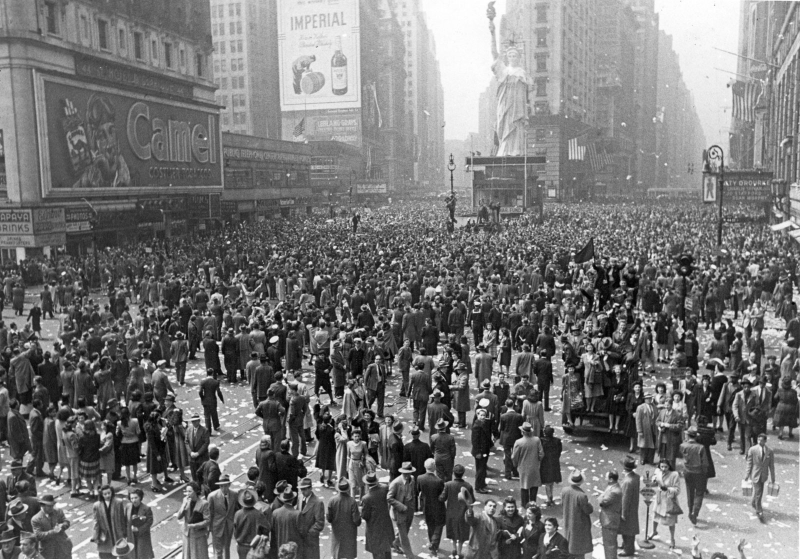
#> input picture People-Times-Square-New-York-City-May-8-1945.jpg, 1600 x 1118 px (shown at 1/2 size)
$ python testprint.py
#> lines starting #> are read from the running program, lines starting #| are printed output that depends on the picture; after the words box and inside, x2 and y2 are one past the last pixel; in counts of white or black regions, pixels touching at a corner belong together
# [37 lines of commented-out code are left out]

import cv2
import numpy as np

img = cv2.pyrDown(
    cv2.imread('People-Times-Square-New-York-City-May-8-1945.jpg',
               cv2.IMREAD_UNCHANGED))
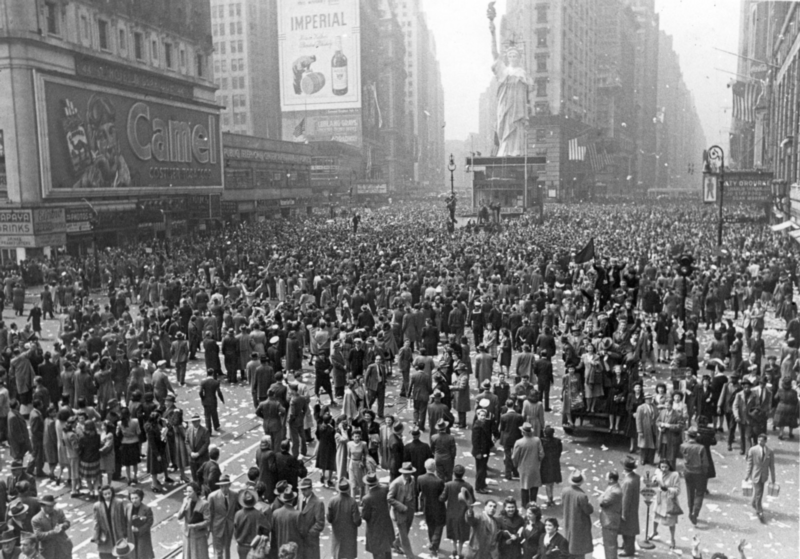
#> img: shape (559, 800, 3); min 1, max 255, mean 117

ret, threshed_img = cv2.threshold(cv2.cvtColor(img, cv2.COLOR_BGR2GRAY), 127,
                                  255, cv2.THRESH_BINARY)
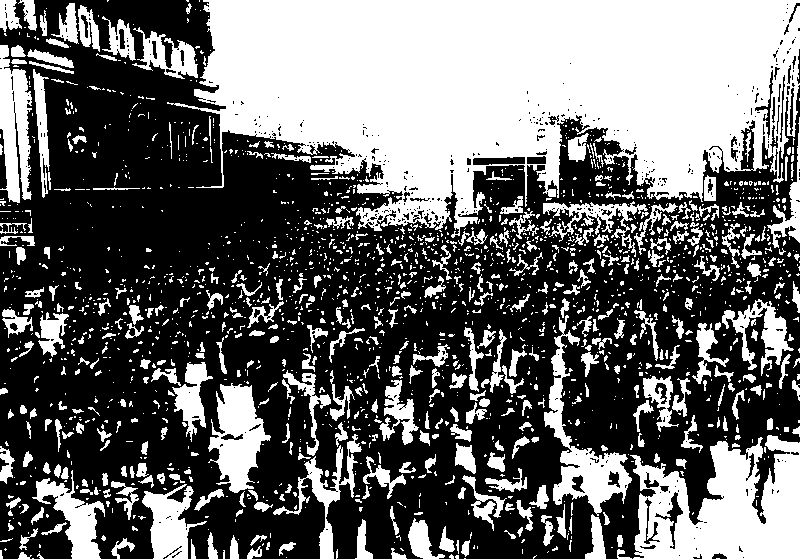
#> threshed_img: shape (559, 800); 41.3% white; 1949 white regions (1499 under 20 px)

contours, hier = cv2.findContours(threshed_img, cv2.RETR_TREE,
                                  cv2.CHAIN_APPROX_SIMPLE)
#> contours = 2524 contours, 2167 with area under 20; largest, box (x1, y1, x2, y2) and area: (167, 0, 800, 238) 98452, (630, 435, 800, 559) 14212, (544, 315, 632, 516) 4208, (208, 383, 271, 493) 3704, (0, 45, 32, 203) 3100

for c in contours:
    x, y, w, h = cv2.boundingRect(c)
    cv2.rectangle(img, (x, y), (x + w, y + h), (0, 255, 0), 2)

    rect = cv2.minAreaRect(c)
    box = cv2.boxPoints(rect)
    box = np.int0(box)
    cv2.drawContours(img, [box], 0, (0, 0, 255))

    (x, y), radius = cv2.minEnclosingCircle(c)
    center = (int(x), int(y))
    radius = int(radius)
    img = cv2.circle(img, center, radius, (255, 0, 0), 2)
#> this loop made 2524 passes
#> (w, h, rect, box, radius, center) on passes 1, 5, 6: (4, 1, ((717.5, 558), (0, 3), -90), [[719, 558], [716, 558], [716, 558], [719, 558]], 1, (717, 558)), (4, 4, ((534.2, 556.2), (4.24, 0.707), -45), [[533, 558], [532, 557], [535, 554], [536, 555]], 2, (534, 556)), (4, 4, ((456.5, 556.5), (3, 3), -90), [[458, 558], [455, 558], [455, 555], [458, 555]], 1, (456, 556))
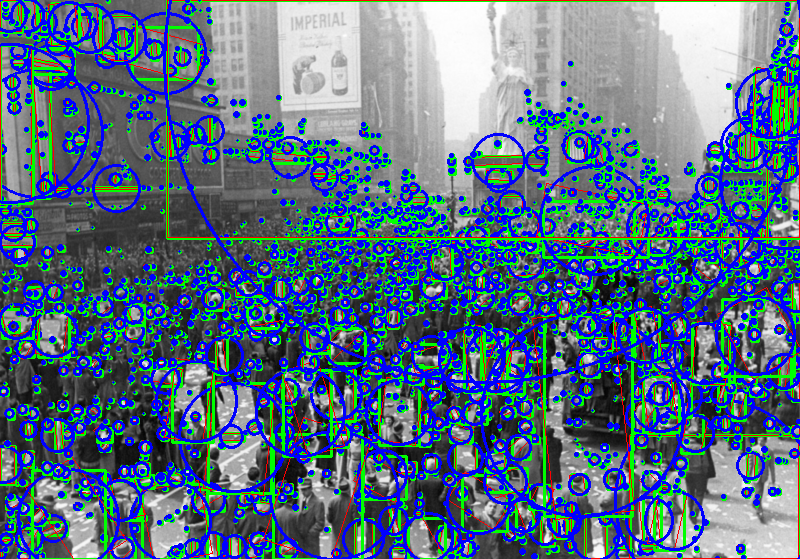
#> img: shape (559, 800, 3); mean B, G, R 133, 110.4, 85

print(len(contours))
#| 2524
cv2.drawContours(img, contours, -1, (255, 255, 0), 1)
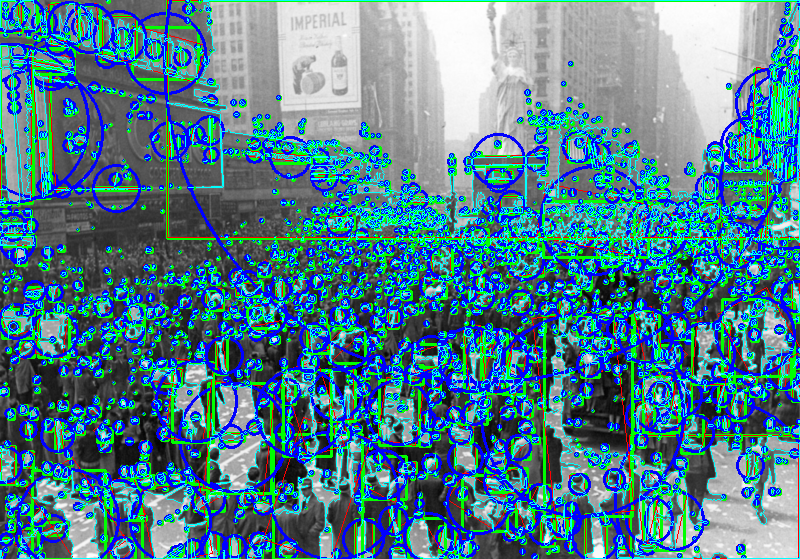
#> img: shape (559, 800, 3); 9.79% of pixels changed, all inside (x1, y1, x2, y2) = (0, 0, 800, 559)

cv2.imshow("contours", img)

cv2.imshow("contours", img)


def cal_dist(p1, p2, distance_w, distance_h):
    pass


bottom_point = []

r = []
g = []
y = []
bxs = []
distances_mat = []
for i in range(len(distances_mat)):
    if distances_mat[i][2] == 0:
        if (distances_mat[i][0]
                not in r) and (distances_mat[i][0]
                               not in g) and (distances_mat[i][0] not in y):
            r.append(distances_mat[i][0])
        if (distances_mat[i][1]
                not in r) and (distances_mat[i][1]
                               not in g) and (distances_mat[i][1] not in y):
            r.append(distances_mat[i][0])
for i in range(len(distances_mat)):
    if distances_mat[i][2] == 1:
        if (distances_mat[i][0]
                not in r) and (distances_mat[i][0]
                               not in g) and (distances_mat[i][0] not in y):
            y.append(distances_mat[i][0])
        if (distances_mat[i][1]
                not in r) and (distances_mat[i][1]
                               not in g) and (distances_mat[i][1] not in y):
            y.append(distances_mat[i][1])
for i in range(len(distances_mat)):
    if distances_mat[i][2] == 2:
        if (distances_mat[i][0]
                not in r) and (distances_mat[i][0]
                               not in g) and (distances_mat[i][0] not in y):
            g.append(distances_mat[i][0])
        if (distances_mat[i][1]
                not in r) and (distances_mat[i][1]
                               not in g) and (distances_mat[i][1] not in y):
            g.append(distances_mat[i][1])
boxes1 = []
distance_w = []
distance_h = []
cal_dis=[]

for i in range(len(bottom_point)):
    for j in range(len(bottom_point)):
        if i != j:
            dist = cal_dis(bottom_point[i], bottom_point[j], distance_w,
                           distance_h)
            if dist <= 150:
                closeness = 0
                distances_mat.append(
                    [bottom_point[i], bottom_point[j], closeness])
                bxs.append([boxes1[i], boxes1[j], closeness])
            elif dist > 150 or dist <= 180:
                closeness = 1
                distances_mat.append(bottom_point[i], bottom_point[j],
                                     distance_w, distance_h)
            else:
                closeness = 2
                distances_mat.append(bottom_point[1], bottom_point[j],
                                     distance_w, distance_h)

while True:
    key = cv2.waitKey(1)
#> (key Esc is pressed here)
    if key == 27:
        break
cv2.destroyAllWindows()
